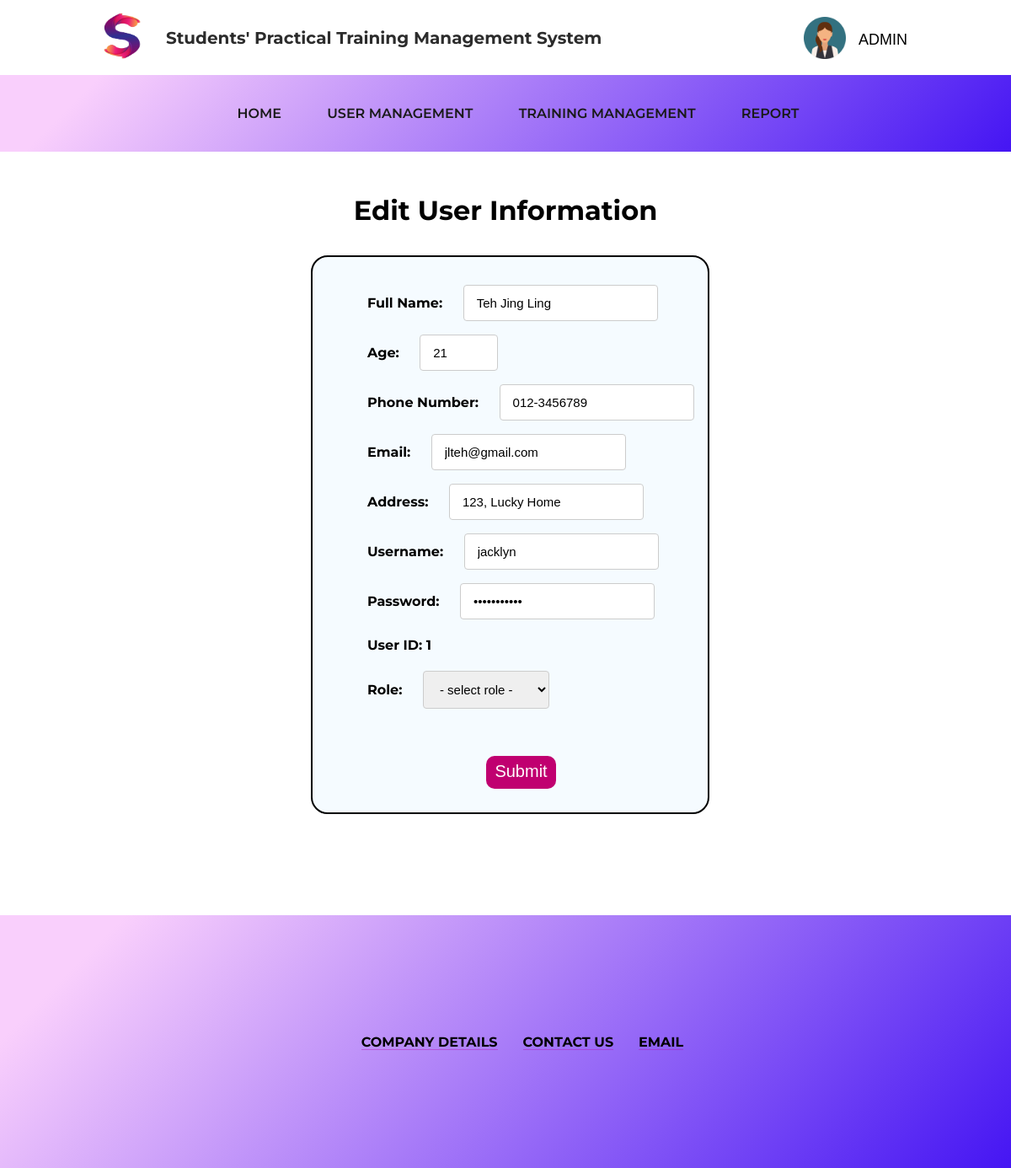
The app's page /Admin/edit_user.php?id=1 with its own data.
### tables this page shows
CREATE TABLE IF NOT EXISTS users(
    userid int(6) UNSIGNED AUTO_INCREMENT PRIMARY KEY,
    email varchar(30) NOT NULL,
    name varchar(30) NOT NULL,
    address varchar(100) NOT NULL,
    age int(3) NOT NULL,
    phone varchar(20) NOT NULL
);

### Admin/edit_user.php (the view, shortened to what this page needs)
<!DOCTYPE html>
<html>
<head>
	<link rel="stylesheet" href="../style.css">
	<link rel="stylesheet" href="https://cdnjs.cloudflare.com/ajax/libs/font-awesome/4.7.0/css/font-awesome.min.css">
</head>
<body>
	<?php
	include "../config.php";
	echo '<h1 style="text-align: center; margin-top: 50px;">Edit User Information</h1>';
	if ((isset($_GET['id']))) {
		$id = $_GET['id'];
	} elseif ((isset($_POST['id']))) {
		$id = $_POST['id'];
	} else {
		echo '<p>This page has been accessed in error.</p>';
		include('../footer.html');
		exit();
	}
	$q1 = "SELECT * FROM users where userid='$id'";
	$q2 = "SELECT * FROM login where fk_userid='$id'";
	if ($r = mysqli_query($conn, $q1)) {
		$r2 = mysqli_query($conn, $q2);
		if (mysqli_num_rows($r) == 1) {
			$row = mysqli_fetch_array($r);
			$row2 = mysqli_fetch_array($r2);
			echo '<div class="outer-user-table">';
			echo '<form action="edit_user.php" method="post">
		<div class="user-table">
			<label><span class="profile"> Full Name: </span>
			<input class="blink" type="text" name="name" value="' . $row['name'] . '" /></label><br>
			<label><span class="profile"> Age: </span>
			<input class="blink" type="number" name="age" min="1" max="100" value="' . $row['age'] . '" /></label><br>
			<label><span class="profile"> Phone Number: </span>
			<input class="blink" type="text" name="phone" value="' . $row['phone'] . '" /></label><br>
			<label><span class="profile"> Email: </span>
			<input class="blink" type="email" name="email" value="' . $row['email'] . '" /></label><br>
			<label><span class="profile"> Address: </span>
			<input class="blink"type="text" name="address" value="' . $row['address'] . '" /></label><br>
			<label><span class="profile"> Username: </span>
			<input class="blink" type="text" name="username" value="' . $row2['username'] . '" /></label><br>
			<label><span class="profile"> Password: </span>
			<input class="blink" type="password" name="password" value="' . $row2['password'] . '" /></label><br>
			<label><span class="profile"> User ID:&nbsp' . $row['userid'] . '</label><br>
			<label><span class="profile"> Role: </span></label>
			<select class="select" style="width: 150px;" name="userlevel">
                    <option value="" selected="selected"> - select role - </option>
                    <option value="1">Admin</option>
                    <option value="2">Coordinator</option>
                    <option value="3">Student</option>
            </select></label>
			<br> <br>
			<label class="button-profile">
	        	<input class="button-profile-update" type="submit" name="submit" value="Submit" />
				<input type="hidden" name="submitted" value="TRUE" />
				<input type="hidden" name="id" value="' . $id . '" />
			</label>
			</div>
			</form>
			</div>';
		} else {
			echo '<p class="error">This page has been accessed in error.</p>';
		}
	}
	include('../includes/footer.php');
	?>
</body>

### style.css (style rules this page uses)
body { font-family: 'Montserrat', sans-serif; margin: 0; }
.container-logo { display: flex; text-align: left; }
.outercontainer-nav { display: flex; align-items: center; justify-content: space-around; }
.dropdown img { width: 50px; height: 100%; float: left; padding-top: 15px; padding-right: 10px; }
p.title { font-size: 20px; color: rgb(44, 44, 44); display: flex; align-items: center; font-weight: 700; }
label.button-profile { width: 30%; margin: 10px 0px 20px 35%; background: #c00070; cursor: pointer; border-radius: 10px; padding: 10px; }
input[type=submit].button-profile-update { padding: 0; border: none; background: none; color: white; font-size: 20px; cursor: pointer; }
a { text-decoration: none; }
#img-logo { display: inline-block; margin: 15px 25px 15px 0px; height: 55px; width: 55px; }
nav.stroke { background-image: linear-gradient(135deg, #f9cffc 10%, #4515f3 100%); width: 100%; padding: 5px; }
nav ul { list-style: none; text-align: center; }
nav ul li { display: inline-block; }
nav ul li a { display: block; padding: 15px; text-decoration: none; color: rgb(26, 26, 26); text-transform: uppercase; margin: 0 10px; font-weight: 600; }
nav ul li a, nav ul li a:after, nav ul li a:before { transition: all .3s; }
nav.stroke ul li a { position: relative; }
nav.stroke ul li a:after { position: absolute; bottom: 0; left: 0; right: 0; margin: auto; width: 0%; content: '.'; color: transparent; background: white; height: 1px; }
nav { margin-left: -10px; padding: 5px 10px 5px 10px; width: 100%; background-image: linear-gradient(135deg, #f9cffc 10%, #4515f3 100%); }
.dropbtn-logo { cursor: pointer; border: none; background-color: white; display: flex; margin-top: -15px; }
.dropdown { position: relative; display: inline-block; }
.dropdown p { display: flex; align-self: center; margin: 20px 0px 0px 5px; font-size: 18px; }
.entire-table input, .user-table input, .co-homepage-table input, .select { padding: 12px 15px; margin: 8px 0; display: inline-block; box-sizing: border-box; font-size: 15px; }
.user-table { position: relative; border: 2px solid black; border-radius: 20px; margin: 4% 30% 2% 15%; background-color: rgba(223, 242, 255, 0.3); line-height: 45px; padding: 25px 0px 25px 65px }
input[type=text]:required, input[type=email]:required, input[type=date]:required, input[type=password]:required, input[type=number]:required, .co-homepage-input[type=text], .select, .search-user-input, .blink { border: 1px solid #ccc; border-radius: 4px; transition: all 0.3s ease; }
.outer-user-table { margin: 5px 100px 10% 20%; }
.profile { padding-right: 20px; font-weight: bold; }
select.select { width: 15%; }

### records on screen
users: name "Teh Jing Ling", age "21", phone "012-3456789", email "jlteh@gmail.com", address "123, Lucky Home", userid "1"
